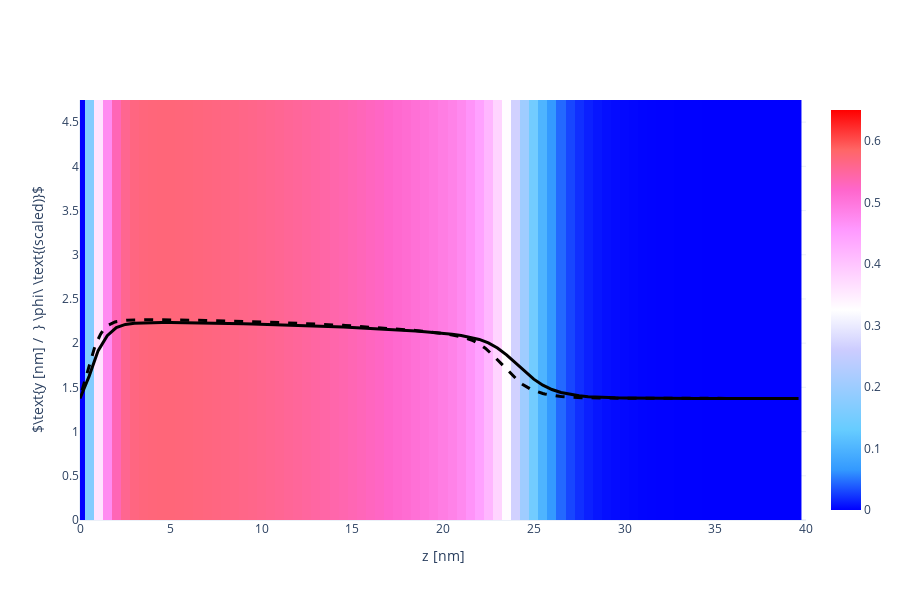

Notebook cell for this chart:
### Code cell
X, Y, Z = np.array(phAr.iloc[:,0]), np.array(phAr.iloc[:,1]), np.array(phAr.iloc[:,2])
vol = np.array(phAr.iloc[:,3])

Lz_max = 40
vol = vol[Z < Lz_max]
X = X[Z < Lz_max]
Y = Y[Z < Lz_max]
Z = Z[Z < Lz_max]

Nz_new = int(len(Z)/Nx/Ny)
x = [X[i*Ny*Nz_new] for i in range(Nx)]
y = [Y[j*Nz_new]    for j in range(Ny)]
z = [Z[k]           for k in range(Nz_new)]

xslice = 10
islice = int(xslice*(x[1]-x[0]))
vol = np.array([vol[(islice*Ny+j)*Nz_new+k] for j in range(Ny) for k in range(Nz_new)]).reshape(Ny, Nz_new)

import plotly.graph_objects as go
heatmap = go.Heatmap(
            x=z, y=y, z=vol,
            zmin = 0.0, zmax = 0.65,
            colorscale= 'Picnic'
          )
scatter = go.Scatter(
            x = z,
            y = 1.5*vol[int(Ny/2), :] + max(y)/2-1,
            line = dict(color='black', width=3)
          )

fname = GIT+'ph_a000x075N150_1D.dat'
df = pd.read_csv(fname, sep="\s+", skiprows=0)
a000x075_1d = pd.DataFrame([df.iloc[:,0], df.iloc[:,1]], index=['z', 'pha']).T

reference = go.Scatter(
                x = a000x075_1d.z,
                y = 1.5*a000x075_1d.pha + max(y)/2-1,
                line = dict(color='black', width=3, dash='dash')
            )

layout = go.Layout( xaxis_range = [0, Lz_max], yaxis_range = [0, y[-1]],
                    yaxis_title = r'$\text{y [nm] /  } \phi\ \text{(scaled)}$', xaxis_title = 'z [nm]',
                    scene_xaxis_showticklabels=True,
                    scene_yaxis_showticklabels=True,
                    scene_zaxis_showticklabels=True,
                    showlegend = False,
                    template='plotly_white', width=900, height=600)
fig = go.Figure(data = [heatmap, scatter, reference], layout = layout)
fig.show()

### Figure 1 — Plotly figure (JSON) as saved in the notebook; plotly's stock layout.template omitted (floating-point values rounded to 4 significant figures; data arrays with more than 128 entries replaced by an {"elided": "..."} marker saying what was removed)
{"data": [{"colorscale": [[0, "rgb(0,0,255)"], [0.1, "rgb(51,153,255)"], [0.2, "rgb(102,204,255)"], [0.3, "rgb(153,204,255)"], [0.4, "rgb(204,204,255)"], [0.5, "rgb(255,255,255)"], [0.6, "rgb(255,204,255)"], [0.7, "rgb(255,153,255)"], [0.8, "rgb(255,102,204)"], [0.9, "rgb(255,102,102)"], [1, "rgb(255,0,0)"]], "type": "heatmap", "x": [0, 0.5, 1, 1.5, 2, 2.5, 3, 3.5, 4, 4.5, 5, 5.5, 6, 6.5, 7, 7.5, 8, 8.5, 9, 9.5, 10, 10.5, 11, 11.5, 12, 12.5, 13, 13.5, 14, 14.5, 15, 15.5, 16, 16.5, 17, 17.5, 18, 18.5, 19, 19.5, 20, 20.5, 21, 21.5, 22, 22.5, 23, 23.5, 24, 24.5, 25, 25.5, 26, 26.5, 27, 27.5, 28, 28.5, 29, 29.5, 30, 30.5, 31, 31.5, 32, 32.5, 33, 33.5, 34, 34.5, 35, 35.5, 36, 36.5, 37, 37.5, 38, 38.5, 39, 39.5], "y": [0, 0.25, 0.5, 0.75, 1, 1.25, 1.5, 1.75, 2, 2.25, 2.5, 2.75, 3, 3.25, 3.5, 3.75, 4, 4.25, 4.5, 4.75], "z": {"elided": "20x80 float values"}, "zmax": 0.65, "zmin": 0}, {"line": {"color": "black", "width": 3}, "type": "scatter", "x": [0, 0.5, 1, 1.5, 2, 2.5, 3, 3.5, 4, 4.5, 5, 5.5, 6, 6.5, 7, 7.5, 8, 8.5, 9, 9.5, 10, 10.5, 11, 11.5, 12, 12.5, 13, 13.5, 14, 14.5, 15, 15.5, 16, 16.5, 17, 17.5, 18, 18.5, 19, 19.5, 20, 20.5, 21, 21.5, 22, 22.5, 23, 23.5, 24, 24.5, 25, 25.5, 26, 26.5, 27, 27.5, 28, 28.5, 29, 29.5, 30, 30.5, 31, 31.5, 32, 32.5, 33, 33.5, 34, 34.5, 35, 35.5, 36, 36.5, 37, 37.5, 38, 38.5, 39, 39.5], "y": [1.375, 1.624, 1.916, 2.085, 2.176, 2.212, 2.226, 2.232, 2.234, 2.234, 2.234, 2.233, 2.232, 2.231, 2.229, 2.227, 2.225, 2.223, 2.22, 2.218, 2.215, 2.212, 2.209, 2.206, 2.202, 2.199, 2.195, 2.191, 2.187, 2.183, 2.178, 2.173, 2.168, 2.162, 2.156, 2.15, 2.144, 2.137, 2.129, 2.121, 2.112, 2.101, 2.087, 2.069, 2.042, 2.003, 1.945, 1.868, 1.775, 1.679, 1.593, 1.525, 1.475, 1.442, 1.419, 1.405, 1.395, 1.389, 1.385, 1.382, 1.38, 1.379, 1.378, 1.377, 1.376, 1.376, 1.376, 1.376, 1.375, 1.375, 1.375, 1.375, 1.375, 1.375, 1.375, 1.375, 1.375, 1.375, 1.375, 1.375]}, {"line": {"color": "black", "dash": "dash", "width": 3}, "type": "scatter", "x": {"elided": "440 float values"}, "y": {"elided": "440 float values"}}], "layout": {"height": 600, "scene": {"xaxis": {"showticklabels": true}, "yaxis": {"showticklabels": true}, "zaxis": {"showticklabels": true}}, "showlegend": false, "width": 900, "xaxis": {"range": [0, 40], "title": {"text": "z [nm]"}, "type": "linear"}, "yaxis": {"range": [0, 4.75], "title": {"text": "$\\text{y [nm] /  } \\phi\\ \\text{(scaled)}$"}, "type": "linear"}}}
